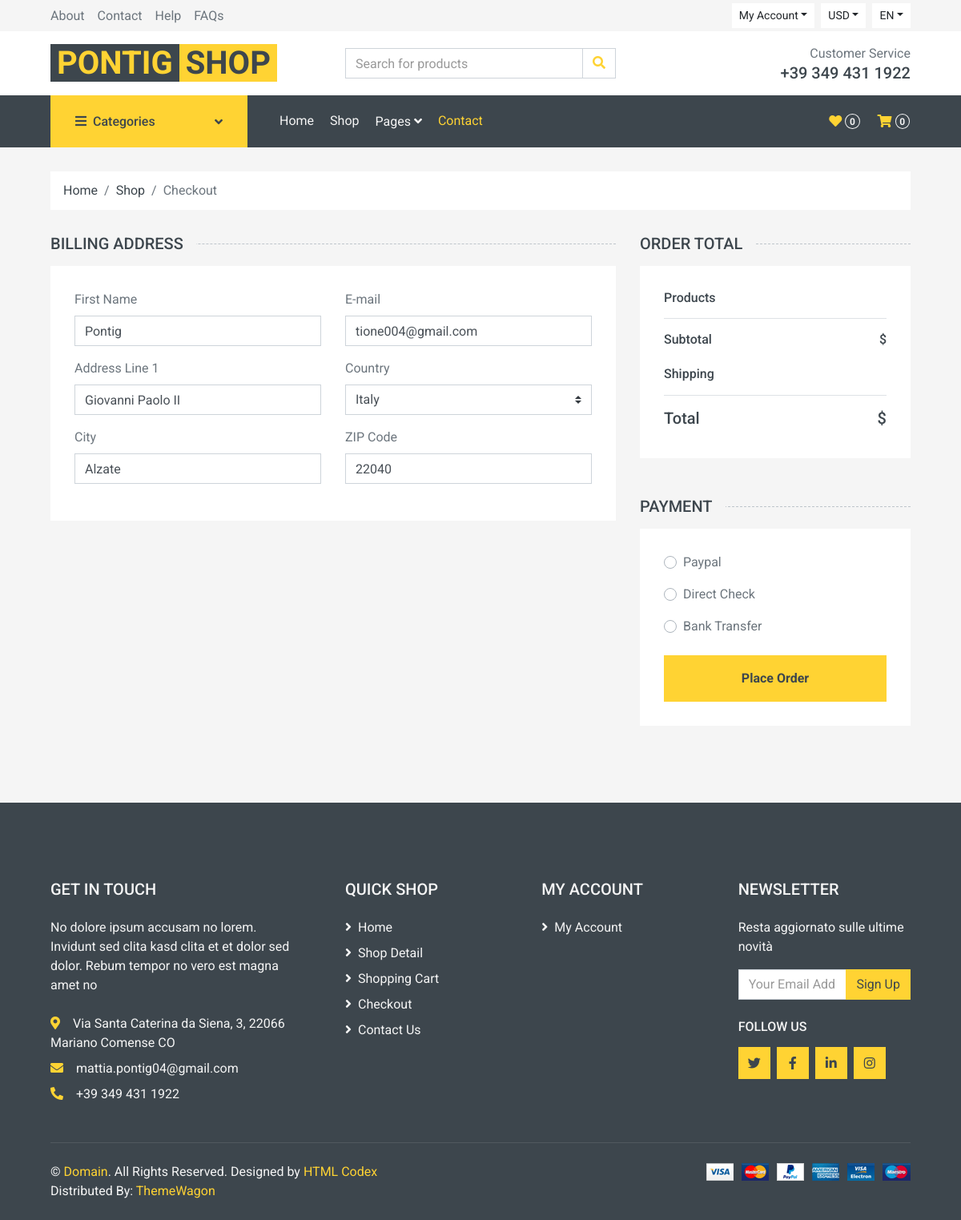
The page /ecom/checkout.php (signed in) on the database its author committed.
### tables this page shows
CREATE TABLE `utente` (
  `id` int(11) NOT NULL,
  `nome` varchar(16) NOT NULL,
  `email` varchar(32) NOT NULL,
  `password` varchar(32) NOT NULL,
  `admin` int(11) NOT NULL DEFAULT 0,
  `via` varchar(64) DEFAULT NULL,
  `citta` varchar(32) DEFAULT NULL,
  `cap` int(11) DEFAULT NULL
);

### ecom/DatabaseClassSingleton.php (called while the page is built, shortened)
<?php
class DatabaseClassSingleton
{
    private $_connection;
    private static $_instance;
    private  $dbhost = "localhost";
    private  $username = "root";
    private  $password = "";
    private  $dbname = "ecommerce";
    public static function getInstance()
    {
        if (!self::$_instance) {
            self::$_instance = new self();
        }
        return self::$_instance;
    }
    private function __construct()
    {
        try {
            $this->_connection = new mysqli($this->dbhost, $this->username,  $this->password, $this->dbname);
        } catch (Exception $e) {
            if (mysqli_connect_error()) {
                echo "Failed to conencto to MySQL: " . mysqli_connect_error() . E_USER_ERROR;
            }
        }
    }
    public function Select($query = "", $params = [])
    {
        try {
            $stmt = $this->executeStatement($query, $params);
            $result = $stmt->get_result()->fetch_all(MYSQLI_ASSOC);
            return $result;
        } catch (Exception $e) {
            throw new Exception($e->getMessage());
        }
        return false;
    }
    private function executeStatement($query = "", $params = [])
    {
        try {
            $stmt = $this->_connection->prepare($query);
            $stmt->execute();
            return $stmt;
        } catch (Exception $e) {
            throw new Exception($e->getMessage());
        }
    }
}
?>

### ecom/checkout/billingAddr.php (the view, shortened to what this page needs)
<?php
    $result = DatabaseClassSingleton::getInstance()->Select("Select * from utente where id = ". $_SESSION['id']);
    foreach ($result as $row){
    echo '<div class="col-md-6 form-group">
    <label>First Name</label>
    <input class="form-control" type="text" value="'.$row['nome'].'">
</div>
<div class="col-md-6 form-group">
    <label>E-mail</label>
    <input class="form-control" type="text" value="'.$row['email'].'">
</div>
<div class="col-md-6 form-group">
    <label>Address Line 1</label>
    <input class="form-control" type="text" name="addr" value="'.$row['via'].'">
</div>
<div class="col-md-6 form-group">
    <label>Country</label>
    <select class="custom-select">
        <option selected >Italy</option>
        <option>United States</option>
        <option>Afghanistan</option>
        <option>Albania</option>
    </select>
</div>
<div class="col-md-6 form-group">
    <label>City</label>
    <input class="form-control" type="text" name="city" value="'.$row['citta'].'">
</div>
<div class="col-md-6 form-group">
    <label>ZIP Code</label>
    <input class="form-control" type="text" name="zip" value="'.$row['cap'].'">
</div>';
    }
?>

### rows shown on the page
utente: nome "Pontig", email "tione004@gmail.com", addr "Giovanni Paolo II", city "Alzate", zip "22040"

### other values the page prints
$t "0"
